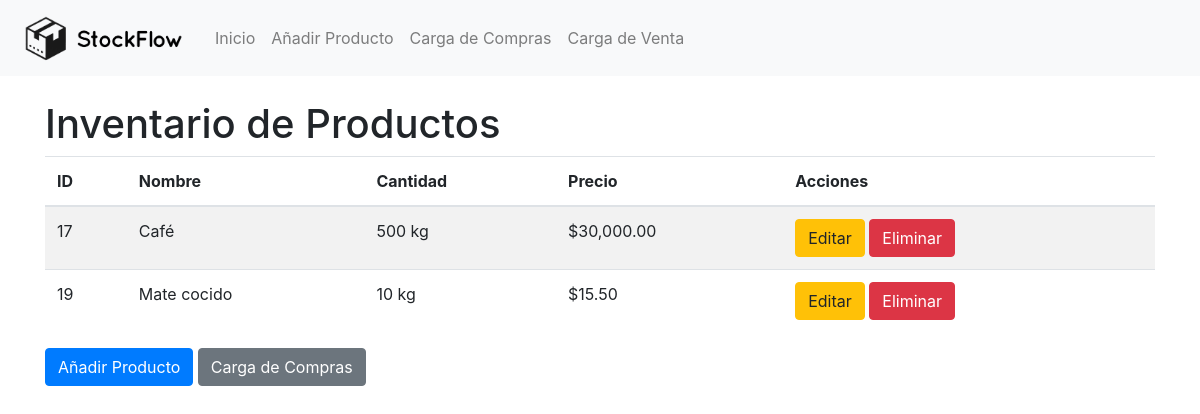
Before: / with the older database file.
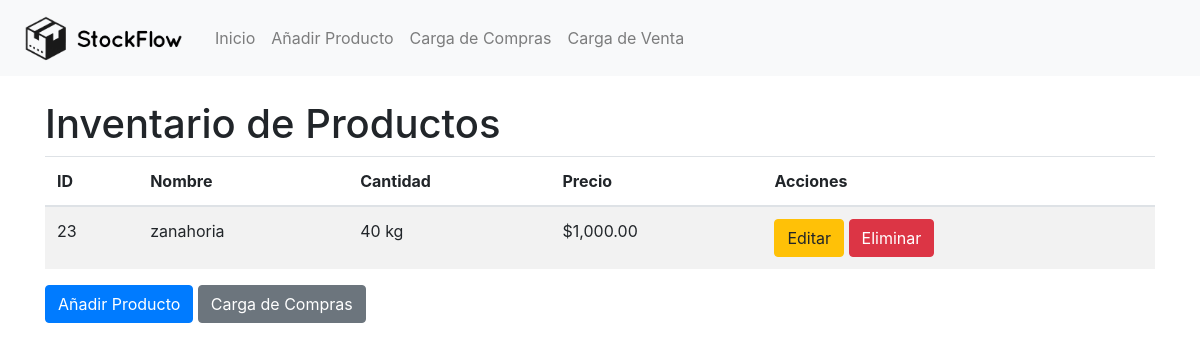
After: the same page with the newer database file.
### tables this page shows
CREATE TABLE productos (
    id INTEGER PRIMARY KEY AUTOINCREMENT,
    nombre TEXT,
    cantidad INTEGER,
    precio REAL
, unidad_medida TEXT DEFAULT 'unidad');

### app.py (the view)
@app.route('/')
def index():
    productos = get_productos()
    return render_template('index.html', productos=productos)

### app.py (called while the page is built)
def get_db():
    if 'db' not in g:
        g.db = sqlite3.connect('inventario.db')
        g.db.row_factory = sqlite3.Row
    return g.db

def get_productos():
    db = get_db()
    c = db.cursor()
    c.execute("SELECT * FROM productos")
    rows = c.fetchall()
    productos = [dict(row) for row in rows]
    return productos

### templates/index.html (shortened to what this page needs)
{% extends "base.html" %}
{% block content %}
    <h1>Inventario de Productos</h1>
    <table class="table table-striped">
        <thead>
            <tr>
                <th>ID</th>
                <th>Nombre</th>
                <th>Cantidad</th>
                <th>Precio</th>
                <th>Acciones</th>
            </tr>
        </thead>
        <tbody>
            {% for producto in productos %}
            <tr>
                <td>{{ producto['id'] }}</td>
                <td>{{ producto['nombre'] }}</td>
                <td>{{ "{:,}".format(producto['cantidad']) }} {{ 'unidades' if producto['unidad_medida'] == 'unidad' else producto['unidad_medida'] }}</td>
                <td>${{ "{:,.2f}".format(producto['precio']) }}</td>
                <td>
                    <a href="{{ url_for('edit_product', id=producto['id']) }}" class="btn btn-warning">Editar</a>
                    <form action="{{ url_for('delete_product', id=producto['id']) }}" method="post" style="display:inline;">
                        <button type="submit" class="btn btn-danger">Eliminar</button>
                    </form>
                </td>
            </tr>
            {% endfor %}
        </tbody>
    </table>
    <div class="mt-3">
        <a href="{{ url_for('add_product') }}" class="btn btn-primary">Añadir Producto</a>
        <a href="{{ url_for('carga_compras') }}" class="btn btn-secondary">Carga de Compras</a>
    </div>
{% endblock %}

Changed rows visible on the page:
removed productos: id "17", nombre "Café", cantidad "500", unidad_medida "kg", precio "30,000.00"
removed productos: id "19", nombre "Mate cocido", cantidad "10", unidad_medida "kg", precio "15.50"
added productos: id "23", nombre "zanahoria", cantidad "40", unidad_medida "kg", precio "1,000.00"
